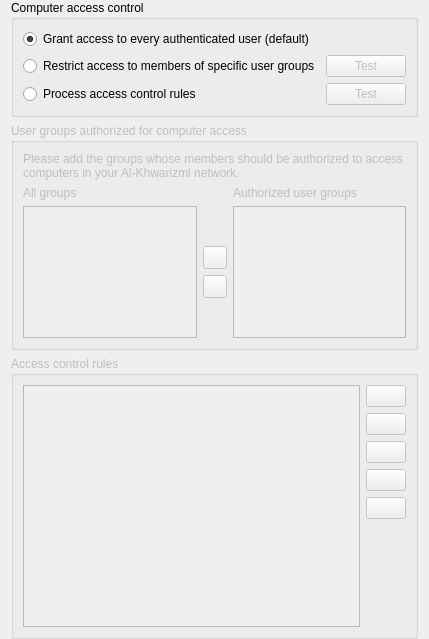
<?xml version="1.0" encoding="UTF-8"?>
<ui version="4.0">
 <class>AccessControlPage</class>
 <widget class="QWidget" name="AccessControlPage">
  <property name="windowTitle">
   <string notr="true">Form</string>
  </property>
  <layout class="QVBoxLayout" name="verticalLayout">
   <property name="topMargin">
    <number>0</number>
   </property>
   <property name="bottomMargin">
    <number>0</number>
   </property>
   <item>
    <widget class="QGroupBox" name="groupBox_19">
     <property name="title">
      <string>Computer access control</string>
     </property>
     <layout class="QGridLayout" name="gridLayout" columnstretch="1,0">
      <item row="2" column="0">
       <widget class="QRadioButton" name="isAccessControlRulesProcessingEnabled">
        <property name="text">
         <string>Process access control rules</string>
        </property>
        <attribute name="buttonGroup">
         <string notr="true">accessControlModeGroup</string>
        </attribute>
       </widget>
      </item>
      <item row="1" column="1">
       <widget class="QPushButton" name="testUserGroupsAccessControlButton">
        <property name="enabled">
         <bool>false</bool>
        </property>
        <property name="text">
         <string>Test</string>
        </property>
        <property name="icon">
         <iconset resource="../../core/resources/core.qrc">
          <normaloff>:/core/dialog-ok-apply.png</normaloff>:/core/dialog-ok-apply.png</iconset>
        </property>
       </widget>
      </item>
      <item row="2" column="1">
       <widget class="QPushButton" name="testAccessControlRulesButton">
        <property name="enabled">
         <bool>false</bool>
        </property>
        <property name="text">
         <string>Test</string>
        </property>
        <property name="icon">
         <iconset resource="../../core/resources/core.qrc">
          <normaloff>:/core/dialog-ok-apply.png</normaloff>:/core/dialog-ok-apply.png</iconset>
        </property>
       </widget>
      </item>
      <item row="0" column="0">
       <widget class="QRadioButton" name="skipAccessControl">
        <property name="text">
         <string>Grant access to every authenticated user (default)</string>
        </property>
        <property name="checked">
         <bool>true</bool>
        </property>
        <attribute name="buttonGroup">
         <string notr="true">accessControlModeGroup</string>
        </attribute>
       </widget>
      </item>
      <item row="1" column="0">
       <widget class="QRadioButton" name="isAccessRestrictedToUserGroups">
        <property name="text">
         <string>Restrict access to members of specific user groups</string>
        </property>
        <attribute name="buttonGroup">
         <string notr="true">accessControlModeGroup</string>
        </attribute>
       </widget>
      </item>
     </layout>
    </widget>
   </item>
   <item>
    <widget class="QGroupBox" name="groupBox">
     <property name="enabled">
      <bool>false</bool>
     </property>
     <property name="maximumSize">
      <size>
       <width>16777215</width>
       <height>400</height>
      </size>
     </property>
     <property name="title">
      <string>User groups authorized for computer access</string>
     </property>
     <layout class="QGridLayout" name="gridLayout_18">
      <item row="2" column="0">
       <widget class="QListWidget" name="allGroupsList">
        <property name="sizeAdjustPolicy">
         <enum>QAbstractScrollArea::AdjustToContents</enum>
        </property>
        <property name="sortingEnabled">
         <bool>true</bool>
        </property>
       </widget>
      </item>
      <item row="0" column="0" colspan="3">
       <widget class="QLabel" name="label_40">
        <property name="text">
         <string>Please add the groups whose members should be authorized to access computers in your Al-Khwarizmi network.</string>
        </property>
        <property name="wordWrap">
         <bool>true</bool>
        </property>
       </widget>
      </item>
      <item row="1" column="2">
       <widget class="QLabel" name="authorizedUserGroups">
        <property name="text">
         <string>Authorized user groups</string>
        </property>
       </widget>
      </item>
      <item row="2" column="2">
       <widget class="QListWidget" name="accessGroupsList">
        <property name="sizeAdjustPolicy">
         <enum>QAbstractScrollArea::AdjustToContents</enum>
        </property>
        <property name="sortingEnabled">
         <bool>true</bool>
        </property>
       </widget>
      </item>
      <item row="1" column="0">
       <widget class="QLabel" name="label_42">
        <property name="text">
         <string>All groups</string>
        </property>
       </widget>
      </item>
      <item row="2" column="1">
       <layout class="QVBoxLayout" name="verticalLayout_18">
        <item>
         <spacer name="verticalSpacer_15">
          <property name="orientation">
           <enum>Qt::Vertical</enum>
          </property>
          <property name="sizeHint" stdset="0">
           <size>
            <width>20</width>
            <height>40</height>
           </size>
          </property>
         </spacer>
        </item>
        <item>
         <widget class="QToolButton" name="addAccessGroupButton">
          <property name="icon">
           <iconset resource="../../core/resources/core.qrc">
            <normaloff>:/core/go-next.png</normaloff>:/core/go-next.png</iconset>
          </property>
         </widget>
        </item>
        <item>
         <widget class="QToolButton" name="removeAccessGroupButton">
          <property name="icon">
           <iconset resource="../../core/resources/core.qrc">
            <normaloff>:/core/go-previous.png</normaloff>:/core/go-previous.png</iconset>
          </property>
         </widget>
        </item>
        <item>
         <spacer name="verticalSpacer_16">
          <property name="orientation">
           <enum>Qt::Vertical</enum>
          </property>
          <property name="sizeHint" stdset="0">
           <size>
            <width>20</width>
            <height>40</height>
           </size>
          </property>
         </spacer>
        </item>
       </layout>
      </item>
     </layout>
    </widget>
   </item>
   <item>
    <widget class="QGroupBox" name="groupBox_2">
     <property name="enabled">
      <bool>false</bool>
     </property>
     <property name="title">
      <string>Access control rules</string>
     </property>
     <layout class="QGridLayout" name="gridLayout_23">
      <item row="6" column="1">
       <spacer name="verticalSpacer_12">
        <property name="orientation">
         <enum>Qt::Vertical</enum>
        </property>
        <property name="sizeHint" stdset="0">
         <size>
          <width>20</width>
          <height>88</height>
         </size>
        </property>
       </spacer>
      </item>
      <item row="3" column="1">
       <widget class="QPushButton" name="moveAccessControlRuleUpButton">
        <property name="toolTip">
         <string>Move selected rule up</string>
        </property>
        <property name="icon">
         <iconset resource="../../core/resources/core.qrc">
          <normaloff>:/core/go-up.png</normaloff>:/core/go-up.png</iconset>
        </property>
       </widget>
      </item>
      <item row="2" column="1">
       <widget class="QPushButton" name="editAccessControlRuleButton">
        <property name="toolTip">
         <string>Edit selected rule</string>
        </property>
        <property name="text">
         <string/>
        </property>
        <property name="icon">
         <iconset resource="../../core/resources/core.qrc">
          <normaloff>:/core/document-edit.png</normaloff>:/core/document-edit.png</iconset>
        </property>
       </widget>
      </item>
      <item row="0" column="1">
       <widget class="QPushButton" name="addAccessControlRuleButton">
        <property name="toolTip">
         <string>Add access control rule</string>
        </property>
        <property name="text">
         <string/>
        </property>
        <property name="icon">
         <iconset resource="../../core/resources/core.qrc">
          <normaloff>:/core/list-add.png</normaloff>:/core/list-add.png</iconset>
        </property>
       </widget>
      </item>
      <item row="1" column="1">
       <widget class="QPushButton" name="removeAccessControlRule">
        <property name="toolTip">
         <string>Remove access control rule</string>
        </property>
        <property name="text">
         <string/>
        </property>
        <property name="icon">
         <iconset resource="../../core/resources/core.qrc">
          <normaloff>:/core/edit-delete.png</normaloff>:/core/edit-delete.png</iconset>
        </property>
       </widget>
      </item>
      <item row="0" column="0" rowspan="7">
       <widget class="QListView" name="accessControlRulesView">
        <property name="sizeAdjustPolicy">
         <enum>QAbstractScrollArea::AdjustToContents</enum>
        </property>
        <property name="editTriggers">
         <set>QAbstractItemView::NoEditTriggers</set>
        </property>
       </widget>
      </item>
      <item row="4" column="1">
       <widget class="QPushButton" name="moveAccessControlRuleDownButton">
        <property name="toolTip">
         <string>Move selected rule down</string>
        </property>
        <property name="icon">
         <iconset resource="../../core/resources/core.qrc">
          <normaloff>:/core/go-down.png</normaloff>:/core/go-down.png</iconset>
        </property>
       </widget>
      </item>
      <item row="5" column="1">
       <widget class="QLabel" name="accessControlRules">
        <property name="text">
         <string/>
        </property>
       </widget>
      </item>
     </layout>
    </widget>
   </item>
  </layout>
 </widget>
 <tabstops>
  <tabstop>skipAccessControl</tabstop>
  <tabstop>isAccessRestrictedToUserGroups</tabstop>
  <tabstop>isAccessControlRulesProcessingEnabled</tabstop>
  <tabstop>testUserGroupsAccessControlButton</tabstop>
  <tabstop>testAccessControlRulesButton</tabstop>
  <tabstop>allGroupsList</tabstop>
  <tabstop>addAccessGroupButton</tabstop>
  <tabstop>removeAccessGroupButton</tabstop>
  <tabstop>accessGroupsList</tabstop>
  <tabstop>accessControlRulesView</tabstop>
  <tabstop>addAccessControlRuleButton</tabstop>
  <tabstop>removeAccessControlRule</tabstop>
  <tabstop>editAccessControlRuleButton</tabstop>
  <tabstop>moveAccessControlRuleUpButton</tabstop>
  <tabstop>moveAccessControlRuleDownButton</tabstop>
 </tabstops>
 <resources>
  <include location="../../core/resources/core.qrc"/>
 </resources>
 <connections>
  <connection>
   <sender>addAccessGroupButton</sender>
   <signal>clicked()</signal>
   <receiver>AccessControlPage</receiver>
   <slot>addAccessGroup()</slot>
   <hints>
    <hint type="sourcelabel">
     <x>494</x>
     <y>412</y>
    </hint>
    <hint type="destinationlabel">
     <x>494</x>
     <y>404</y>
    </hint>
   </hints>
  </connection>
  <connection>
   <sender>removeAccessGroupButton</sender>
   <signal>clicked()</signal>
   <receiver>AccessControlPage</receiver>
   <slot>removeAccessGroup()</slot>
   <hints>
    <hint type="sourcelabel">
     <x>494</x>
     <y>455</y>
    </hint>
    <hint type="destinationlabel">
     <x>494</x>
     <y>404</y>
    </hint>
   </hints>
  </connection>
  <connection>
   <sender>addAccessControlRuleButton</sender>
   <signal>clicked()</signal>
   <receiver>AccessControlPage</receiver>
   <slot>addAccessControlRule()</slot>
   <hints>
    <hint type="sourcelabel">
     <x>935</x>
     <y>580</y>
    </hint>
    <hint type="destinationlabel">
     <x>494</x>
     <y>404</y>
    </hint>
   </hints>
  </connection>
  <connection>
   <sender>removeAccessControlRule</sender>
   <signal>clicked()</signal>
   <receiver>AccessControlPage</receiver>
   <slot>removeAccessControlRule()</slot>
   <hints>
    <hint type="sourcelabel">
     <x>935</x>
     <y>622</y>
    </hint>
    <hint type="destinationlabel">
     <x>494</x>
     <y>404</y>
    </hint>
   </hints>
  </connection>
  <connection>
   <sender>editAccessControlRuleButton</sender>
   <signal>clicked()</signal>
   <receiver>AccessControlPage</receiver>
   <slot>editAccessControlRule()</slot>
   <hints>
    <hint type="sourcelabel">
     <x>935</x>
     <y>665</y>
    </hint>
    <hint type="destinationlabel">
     <x>494</x>
     <y>404</y>
    </hint>
   </hints>
  </connection>
  <connection>
   <sender>moveAccessControlRuleDownButton</sender>
   <signal>clicked()</signal>
   <receiver>AccessControlPage</receiver>
   <slot>moveAccessControlRuleDown()</slot>
   <hints>
    <hint type="sourcelabel">
     <x>935</x>
     <y>749</y>
    </hint>
    <hint type="destinationlabel">
     <x>494</x>
     <y>404</y>
    </hint>
   </hints>
  </connection>
  <connection>
   <sender>moveAccessControlRuleUpButton</sender>
   <signal>clicked()</signal>
   <receiver>AccessControlPage</receiver>
   <slot>moveAccessControlRuleUp()</slot>
   <hints>
    <hint type="sourcelabel">
     <x>935</x>
     <y>707</y>
    </hint>
    <hint type="destinationlabel">
     <x>494</x>
     <y>404</y>
    </hint>
   </hints>
  </connection>
  <connection>
   <sender>isAccessRestrictedToUserGroups</sender>
   <signal>toggled(bool)</signal>
   <receiver>groupBox</receiver>
   <slot>setEnabled(bool)</slot>
   <hints>
    <hint type="sourcelabel">
     <x>494</x>
     <y>114</y>
    </hint>
    <hint type="destinationlabel">
     <x>494</x>
     <y>354</y>
    </hint>
   </hints>
  </connection>
  <connection>
   <sender>isAccessControlRulesProcessingEnabled</sender>
   <signal>toggled(bool)</signal>
   <receiver>groupBox_2</receiver>
   <slot>setEnabled(bool)</slot>
   <hints>
    <hint type="sourcelabel">
     <x>494</x>
     <y>160</y>
    </hint>
    <hint type="destinationlabel">
     <x>494</x>
     <y>660</y>
    </hint>
   </hints>
  </connection>
  <connection>
   <sender>accessControlRulesView</sender>
   <signal>doubleClicked(QModelIndex)</signal>
   <receiver>AccessControlPage</receiver>
   <slot>editAccessControlRule()</slot>
   <hints>
    <hint type="sourcelabel">
     <x>331</x>
     <y>791</y>
    </hint>
    <hint type="destinationlabel">
     <x>983</x>
     <y>527</y>
    </hint>
   </hints>
  </connection>
  <connection>
   <sender>testUserGroupsAccessControlButton</sender>
   <signal>clicked()</signal>
   <receiver>AccessControlPage</receiver>
   <slot>testUserGroupsAccessControl()</slot>
   <hints>
    <hint type="sourcelabel">
     <x>920</x>
     <y>118</y>
    </hint>
    <hint type="destinationlabel">
     <x>986</x>
     <y>114</y>
    </hint>
   </hints>
  </connection>
  <connection>
   <sender>testAccessControlRulesButton</sender>
   <signal>clicked()</signal>
   <receiver>AccessControlPage</receiver>
   <slot>testAccessControlRules()</slot>
   <hints>
    <hint type="sourcelabel">
     <x>933</x>
     <y>167</y>
    </hint>
    <hint type="destinationlabel">
     <x>984</x>
     <y>162</y>
    </hint>
   </hints>
  </connection>
  <connection>
   <sender>isAccessRestrictedToUserGroups</sender>
   <signal>toggled(bool)</signal>
   <receiver>testUserGroupsAccessControlButton</receiver>
   <slot>setEnabled(bool)</slot>
   <hints>
    <hint type="sourcelabel">
     <x>447</x>
     <y>116</y>
    </hint>
    <hint type="destinationlabel">
     <x>914</x>
     <y>116</y>
    </hint>
   </hints>
  </connection>
  <connection>
   <sender>isAccessControlRulesProcessingEnabled</sender>
   <signal>toggled(bool)</signal>
   <receiver>testAccessControlRulesButton</receiver>
   <slot>setEnabled(bool)</slot>
   <hints>
    <hint type="sourcelabel">
     <x>447</x>
     <y>166</y>
    </hint>
    <hint type="destinationlabel">
     <x>914</x>
     <y>166</y>
    </hint>
   </hints>
  </connection>
  <connection>
   <sender>allGroupsList</sender>
   <signal>doubleClicked(QModelIndex)</signal>
   <receiver>AccessControlPage</receiver>
   <slot>addAccessGroup()</slot>
   <hints>
    <hint type="sourcelabel">
     <x>181</x>
     <y>464</y>
    </hint>
    <hint type="destinationlabel">
     <x>357</x>
     <y>484</y>
    </hint>
   </hints>
  </connection>
  <connection>
   <sender>accessGroupsList</sender>
   <signal>doubleClicked(QModelIndex)</signal>
   <receiver>AccessControlPage</receiver>
   <slot>removeAccessGroup()</slot>
   <hints>
    <hint type="sourcelabel">
     <x>534</x>
     <y>464</y>
    </hint>
    <hint type="destinationlabel">
     <x>357</x>
     <y>484</y>
    </hint>
   </hints>
  </connection>
 </connections>
 <slots>
  <slot>addAccessGroup()</slot>
  <slot>removeAccessGroup()</slot>
  <slot>addAccessControlRule()</slot>
  <slot>removeAccessControlRule()</slot>
  <slot>editAccessControlRule()</slot>
  <slot>moveAccessControlRuleUp()</slot>
  <slot>moveAccessControlRuleDown()</slot>
  <slot>testAccessControlRules()</slot>
  <slot>testUserGroupsAccessControl()</slot>
 </slots>
 <buttongroups>
  <buttongroup name="accessControlModeGroup"/>
 </buttongroups>
</ui>
